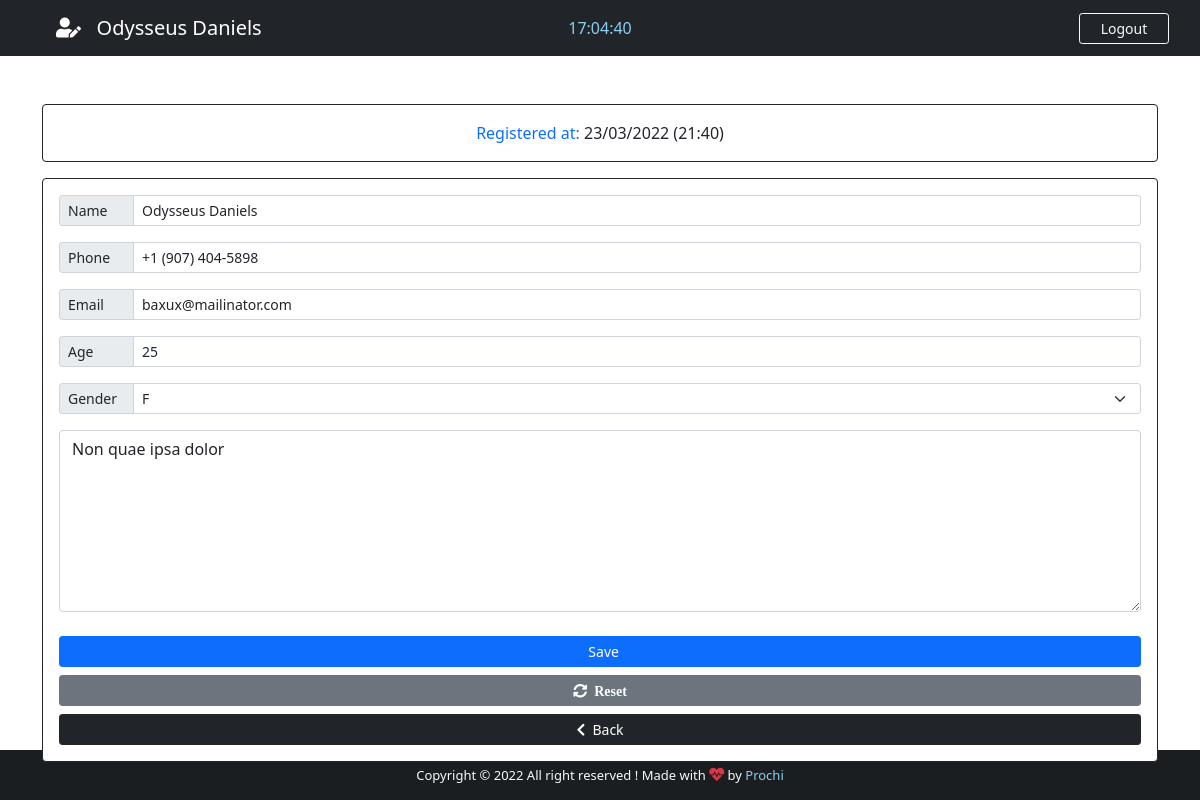
Page /patient/2/ (signed in) on the committed database.
### base/models.py (models this page shows, shortened)
class Patient(models.Model):
    GENDER = (
        ('M', 'M'),
        ('F', 'F')
    )
    id = models.IntegerField(primary_key=True)
    name = models.CharField(max_length=40)
    phone = models.CharField(max_length=20)
    email = models.CharField(max_length=40)
    age = models.CharField(max_length=3)
    gender = models.CharField(max_length=1, null=True, choices=GENDER)
    note = models.TextField(blank=True)
    created_at = models.DateTimeField(auto_now_add=True)

### base/views.py (the view)
# urls.py: path('patient/<str:patient_id>/', views.patient, name="patient"),
@cache_control(no_cache=True, must_revalidate=True, no_store=True)
@login_required(login_url='login')
def patient(request, patient_id):
    patient = Patient.objects.get(id = patient_id)
    if patient != None:
        return render(request, "base/edit.html", {'patient':patient})

### base/templates/base/edit.html (shortened to what this page needs)
{% extends 'base/add.html' %}
{% block nav-content %}
<i class="fas fa-user-edit"></i>&nbsp;&nbsp; {{ patient.name }}
{% endblock nav-content %}
{% block card-title %}
Registered at: <span class="text-dark">{{ patient.created_at | date:'d/m/Y (H:i)' }}</span>
{% endblock card-title %}
{% block Btn-add %}
&nbsp;&nbsp;Save
{% endblock Btn-add %}
{% block Btn-reset %}
<button type="reset" class="btn btn-secondary btn-sm txt-sm"><i class="fas fa-sync-alt">&nbsp;&nbsp;Reset</i></button>
{% endblock Btn-reset %}
{% block Action %} action="/edit_patient/" {% endblock Action %}
{% block Value-name %} value="{{ patient.name }}" {% endblock Value-name %}
{% block Value-phone %} value="{{ patient.phone }}" {% endblock Value-phone %}
{% block Value-email %} value="{{ patient.email }}" {% endblock Value-email %}
{% block Value-age %} value="{{ patient.age }}" {% endblock Value-age %}
{% block option %}
<option style="background-color: #d3d3d3; color: #007bff;">{{ patient.gender }}</option>
{% endblock option %}
{% block note %}{{ patient.note }}{% endblock note %}

### base/templates/base/add.html (shortened to what this page needs)
{% extends 'main.html' %}
{% block time %}
<div class="col-sm">
    <center>
        <span id="clock" style="color: #89cff0;"></span>
    </center>
</div>
{% endblock time %}
{% block btn-nav %}
<a class="btn btn-outline-danger btn-sm border-light text-light" id="btn-nav" data-bs-toggle="modal"
    data-bs-target="#logoutModal">Logout</a>
{% endblock btn-nav %}
{% block footer %} style="color: #89cff0; text-decoration: none;"{% endblock footer %}
{% block content %}
<div class="container">
    <div class="row">
        <div class="col-lg-12">
            <div class="card card-body border-dark text-primary mt-5">
                <span class="text-center txt-sm">{% block card-title %} FILL OUT THE FORM BELOW {% endblock card-title %}</span>
            </div>
            <form {% block Action %} action="/add_patient/" {% endblock Action %} method="POST" autocomplete="off" enctype="multipart/form-data" class="card p-3 border-dark mt-3">
                <div class="input-group input-group-sm mb-3">
                    <span class="input-group-text side-label"><span class="txt-sm">Name</span></span>
                    <input type="text" class="form-control" name="name" id="name" maxlength="40" placeholder="First and Last Name" {% block Value-name %} {% endblock Value-name %}/>
                </div>
                <div class="input-group input-group-sm mb-3">
                    <span class="input-group-text side-label"><span class="txt-sm">Phone</span></span>
                    <input type="phone" class="form-control" name="phone" id="phone" placeholder="Patient phone" {% block Value-phone %} {% endblock Value-phone %}/>
                </div>
                <div class="input-group input-group-sm mb-3">
                    <span class="input-group-text side-label"><span class="txt-sm">Email</span></span>
                    <input type="email" class="form-control" name="email" id="email" placeholder="Patient email" {% block Value-email %} {% endblock Value-email %}/>
                </div>
                <div class="input-group input-group-sm mb-3">
                    <span class="input-group-text side-label"><span class="txt-sm">Age</span></span>
                    <input type="number" class="form-control" name="age" id="age" placeholder="Patient age" {% block Value-age %} {% endblock Value-age %}/>
                </div>
                <div class="input-group input-group-sm mb-3">
                    <label class="input-group-text side-label"><span class="txt-sm">Gender</span></label>
                    <select class="form-select" name="gender" id="gender">
                        {% block option %}{% endblock option %}
                    </select>
                </div>
                <div class="form-group">
                    <textarea class="form-control txt-sm" name="note" rows="7" placeholder="Description is optional...">{% block note %}{% endblock note %}</textarea>
                </div>
                <div class="d-grid gap-2 mt-2">
                    <button type="submit" class="btn btn-primary btn-sm txt-sm" id="btn-add">
                        {% block Btn-add %}{% endblock Btn-add %}
                    </button>
                    {% block Btn-reset %}{% endblock Btn-reset %}
                    <a href="{% url 'backend' %}" class="btn btn-dark btn-sm txt-sm">
                        <i class="fas fa-chevron-left"></i>&nbsp;&nbsp;Back
                    </a>
                </div>
            </form>
        </div>
    </div>
</div>
{% endblock content %}

### static/css/style.css (style rules this page uses)
html,body { height:100%; margin: 0; max-width: 100%; overflow: hidden; }
#btn-nav { width: 90px; float: right; margin-left: 25px; }
.side-label { width: 75px; }

### rows in the picture
Patient: name "Odysseus Daniels", created_at "23/03/2022 (21:40)", phone "+1 (907) 404-5898", email "baxux@mailinator.com", age "25", gender "F", note "Non quae ipsa dolor"
